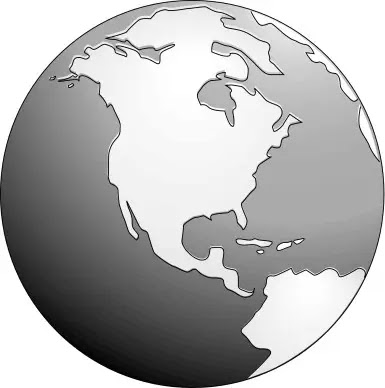
#> input picture self/S2_07052025/ConvertPython/Ex2_Python/earth1.jpg, 385 x 388 px; the run also reads 1 picture not shown here
$ python Ex2_7.py
#> lines starting #> are read from the running program, lines starting #| are printed output that depends on the picture
import cv2
import numpy as np
import matplotlib.pyplot as plt

I1 = cv2.imread('earth1.jpg') / 255.0
#> I1: shape (388, 385, 3) float64; min 0, max 1, mean 0.709
I2 = cv2.imread('earth2.jpg') / 255.0
I = I1 * I2 * I1 * I2
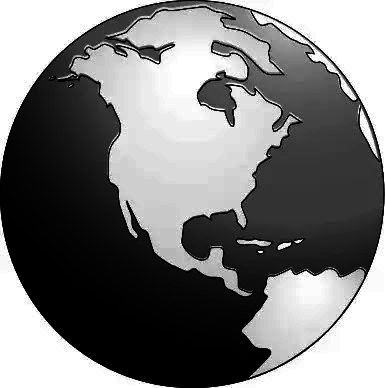
#> I: shape (388, 385, 3) float64; min 0, max 1, mean 0.488
plt.figure(figsize=(8, 4))
plt.subplot(1, 2, 1), plt.imshow(I1), plt.title('earth 2D Image', fontsize=15), plt.axis('off')
plt.subplot(1, 2, 2), plt.imshow(I), plt.title('earth 3D Image', fontsize=15), plt.axis('off')
plt.show()
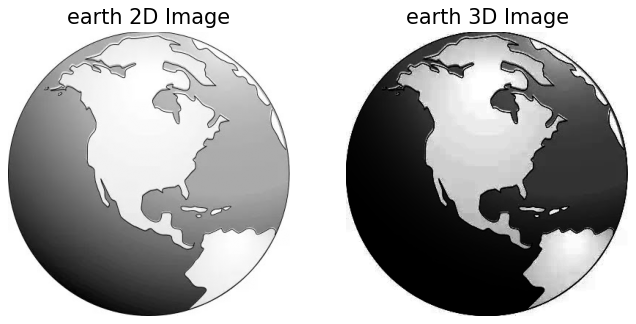
#> figure drawn by matplotlib, 2 panels
plt.savefig('earth_multiply.jpg')
